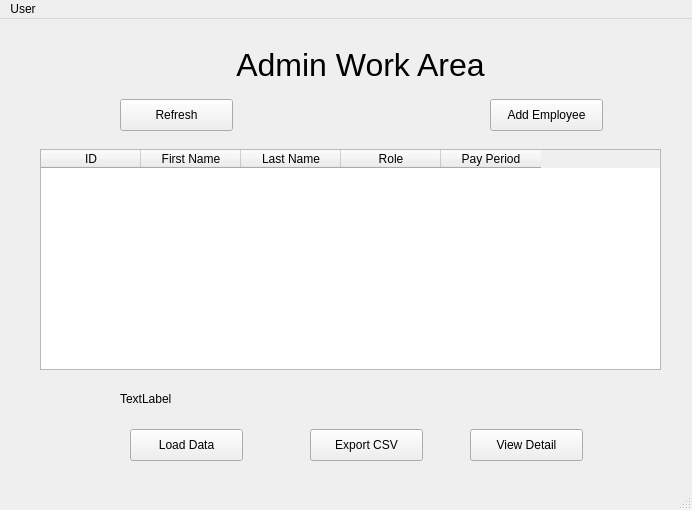
<?xml version="1.0" encoding="UTF-8"?>
<ui version="4.0">
 <class>AdminWindow</class>
 <widget class="QMainWindow" name="AdminWindow">
  <property name="geometry">
   <rect>
    <x>0</x>
    <y>0</y>
    <width>692</width>
    <height>510</height>
   </rect>
  </property>
  <property name="windowTitle">
   <string>MainWindow</string>
  </property>
  <widget class="QWidget" name="centralwidget">
   <widget class="QTableWidget" name="employeeTable">
    <property name="geometry">
     <rect>
      <x>40</x>
      <y>130</y>
      <width>621</width>
      <height>221</height>
     </rect>
    </property>
    <column>
     <property name="text">
      <string>ID</string>
     </property>
    </column>
    <column>
     <property name="text">
      <string>First Name</string>
     </property>
    </column>
    <column>
     <property name="text">
      <string>Last Name</string>
     </property>
    </column>
    <column>
     <property name="text">
      <string>Role</string>
     </property>
    </column>
    <column>
     <property name="text">
      <string>Pay Period</string>
     </property>
    </column>
   </widget>
   <widget class="QLabel" name="banner">
    <property name="geometry">
     <rect>
      <x>170</x>
      <y>30</y>
      <width>381</width>
      <height>31</height>
     </rect>
    </property>
    <property name="font">
     <font>
      <pointsize>24</pointsize>
     </font>
    </property>
    <property name="text">
     <string>Admin Work Area</string>
    </property>
    <property name="alignment">
     <set>Qt::AlignCenter</set>
    </property>
   </widget>
   <widget class="QPushButton" name="viewBtn">
    <property name="geometry">
     <rect>
      <x>470</x>
      <y>410</y>
      <width>113</width>
      <height>32</height>
     </rect>
    </property>
    <property name="text">
     <string>View Detail</string>
    </property>
   </widget>
   <widget class="QPushButton" name="exportBtn">
    <property name="geometry">
     <rect>
      <x>310</x>
      <y>410</y>
      <width>113</width>
      <height>32</height>
     </rect>
    </property>
    <property name="text">
     <string>Export CSV</string>
    </property>
   </widget>
   <widget class="QPushButton" name="loadBtn">
    <property name="geometry">
     <rect>
      <x>130</x>
      <y>410</y>
      <width>113</width>
      <height>32</height>
     </rect>
    </property>
    <property name="text">
     <string>Load Data</string>
    </property>
   </widget>
   <widget class="QPushButton" name="refreshBtn">
    <property name="geometry">
     <rect>
      <x>120</x>
      <y>80</y>
      <width>113</width>
      <height>32</height>
     </rect>
    </property>
    <property name="text">
     <string>Refresh</string>
    </property>
   </widget>
   <widget class="QLabel" name="errorLabel">
    <property name="geometry">
     <rect>
      <x>120</x>
      <y>370</y>
      <width>291</width>
      <height>20</height>
     </rect>
    </property>
    <property name="text">
     <string>TextLabel</string>
    </property>
   </widget>
   <widget class="QPushButton" name="addEmpBtn">
    <property name="geometry">
     <rect>
      <x>490</x>
      <y>80</y>
      <width>113</width>
      <height>32</height>
     </rect>
    </property>
    <property name="text">
     <string>Add Employee</string>
    </property>
   </widget>
  </widget>
  <widget class="QMenuBar" name="menubar">
   <property name="geometry">
    <rect>
     <x>0</x>
     <y>0</y>
     <width>692</width>
     <height>22</height>
    </rect>
   </property>
   <widget class="QMenu" name="menuUser">
    <property name="title">
     <string>User</string>
    </property>
    <addaction name="actionLog_out"/>
   </widget>
   <addaction name="menuUser"/>
  </widget>
  <widget class="QStatusBar" name="statusbar"/>
  <action name="actionLog_out">
   <property name="text">
    <string>Log out</string>
   </property>
  </action>
 </widget>
 <resources/>
 <connections/>
</ui>
